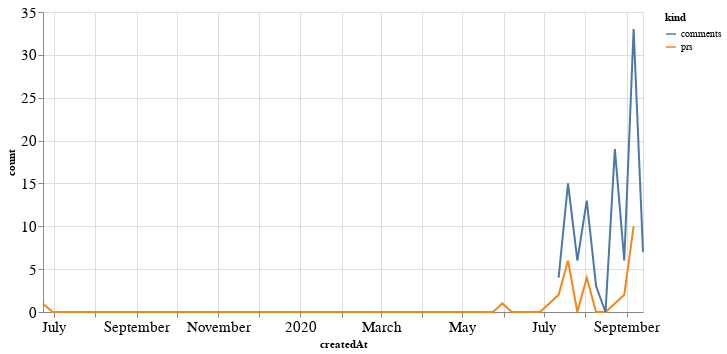

The cell this chart's notebook holds for it:
### Code cell
alt.Chart(total_time, width=600).mark_line().encode(
    x='createdAt',
    y='count',
    color='kind'
)

### Figure 1 — Vega-Lite specification as saved in the notebook (floating-point values rounded to 4 significant figures; data arrays with more than 128 entries replaced by an {"elided": "..."} marker saying what was removed)
{"config": {"axisLeft": {"labelFontSize": 15}, "axisBottom": {"labelFontSize": 15}}, "data": {"name": "data-7d4a862bbfeff5596b7c9163274196b4"}, "mark": "line", "encoding": {"color": {"type": "nominal", "field": "kind"}, "x": {"type": "temporal", "field": "createdAt"}, "y": {"type": "quantitative", "field": "count"}}, "width": 600, "$schema": "https://vega.github.io/schema/vega-lite/v4.8.1.json", "datasets": {"data-7d4a862bbfeff5596b7c9163274196b4": {"elided": "130 records"}}}
